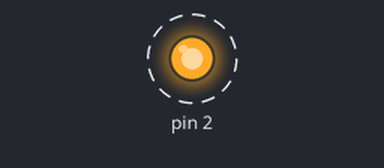
Bench run of a sketch on a simulated Arduino Uno, built for the host (arithmetic inside an expression is 32-bit, double 64-bit). Parts: output pins drawn as LEDs (lit = HIGH). Dashed ring = blinking. What the sketch prints to the serial monitor is not drawn.

Above: at 0.5 s.
Timing chart, 0 to 4.6 s (numbered marks = the images above):
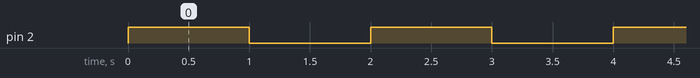

Measured:
- by itself, pin 2: alternates HIGH for 1.0 s and LOW for 1.0 s

The sketch:

index.ino
```cpp
void setup() {
  pinMode(PE2,OUTPUT);
  Serial.begin(9600);
}

void loop() {
  Serial.println("Hello");
  digitalWrite(PE2,1);
  delay(1000);
  digitalWrite(PE2,0);
  delay(1000);
}
```
